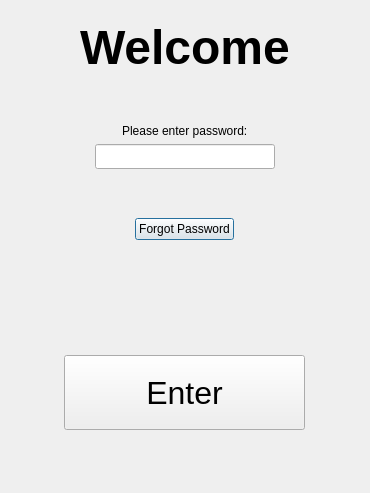
<?xml version="1.0" encoding="UTF-8"?>
<ui version="4.0">
 <class>Dialog</class>
 <widget class="QDialog" name="Dialog">
  <property name="geometry">
   <rect>
    <x>0</x>
    <y>0</y>
    <width>370</width>
    <height>493</height>
   </rect>
  </property>
  <property name="windowTitle">
   <string>Dialog</string>
  </property>
  <property name="styleSheet">
   <string notr="true">QFrame{border:none;}</string>
  </property>
  <layout class="QVBoxLayout" name="verticalLayout_3">
   <item>
    <widget class="QFrame" name="frame">
     <property name="frameShape">
      <enum>QFrame::StyledPanel</enum>
     </property>
     <property name="frameShadow">
      <enum>QFrame::Raised</enum>
     </property>
     <layout class="QVBoxLayout" name="verticalLayout_2">
      <item>
       <layout class="QVBoxLayout" name="verticalLayout">
        <item alignment="Qt::AlignHCenter">
         <widget class="QLabel" name="label">
          <property name="font">
           <font>
            <pointsize>36</pointsize>
            <weight>75</weight>
            <bold>true</bold>
           </font>
          </property>
          <property name="text">
           <string>Welcome</string>
          </property>
         </widget>
        </item>
        <item>
         <spacer name="verticalSpacer">
          <property name="orientation">
           <enum>Qt::Vertical</enum>
          </property>
          <property name="sizeHint" stdset="0">
           <size>
            <width>20</width>
            <height>40</height>
           </size>
          </property>
         </spacer>
        </item>
        <item alignment="Qt::AlignHCenter">
         <widget class="QLabel" name="label_4">
          <property name="text">
           <string>Please enter password:</string>
          </property>
         </widget>
        </item>
        <item alignment="Qt::AlignHCenter">
         <widget class="QLineEdit" name="passwordEntered">
          <property name="minimumSize">
           <size>
            <width>180</width>
            <height>25</height>
           </size>
          </property>
         </widget>
        </item>
        <item>
         <spacer name="verticalSpacer_2">
          <property name="orientation">
           <enum>Qt::Vertical</enum>
          </property>
          <property name="sizeHint" stdset="0">
           <size>
            <width>20</width>
            <height>40</height>
           </size>
          </property>
         </spacer>
        </item>
        <item alignment="Qt::AlignHCenter">
         <widget class="QPushButton" name="forgotPwd">
          <property name="text">
           <string>Forgot Password</string>
          </property>
         </widget>
        </item>
        <item>
         <spacer name="verticalSpacer_4">
          <property name="orientation">
           <enum>Qt::Vertical</enum>
          </property>
          <property name="sizeHint" stdset="0">
           <size>
            <width>20</width>
            <height>40</height>
           </size>
          </property>
         </spacer>
        </item>
        <item alignment="Qt::AlignHCenter">
         <widget class="QLabel" name="prompt">
          <property name="minimumSize">
           <size>
            <width>165</width>
            <height>60</height>
           </size>
          </property>
          <property name="text">
           <string/>
          </property>
          <property name="alignment">
           <set>Qt::AlignCenter</set>
          </property>
          <property name="wordWrap">
           <bool>true</bool>
          </property>
         </widget>
        </item>
        <item alignment="Qt::AlignHCenter">
         <widget class="QPushButton" name="login">
          <property name="minimumSize">
           <size>
            <width>241</width>
            <height>75</height>
           </size>
          </property>
          <property name="font">
           <font>
            <pointsize>24</pointsize>
           </font>
          </property>
          <property name="autoFillBackground">
           <bool>false</bool>
          </property>
          <property name="text">
           <string>Enter</string>
          </property>
         </widget>
        </item>
        <item>
         <spacer name="verticalSpacer_3">
          <property name="orientation">
           <enum>Qt::Vertical</enum>
          </property>
          <property name="sizeHint" stdset="0">
           <size>
            <width>20</width>
            <height>40</height>
           </size>
          </property>
         </spacer>
        </item>
       </layout>
      </item>
     </layout>
    </widget>
   </item>
  </layout>
 </widget>
 <resources/>
 <connections/>
</ui>
